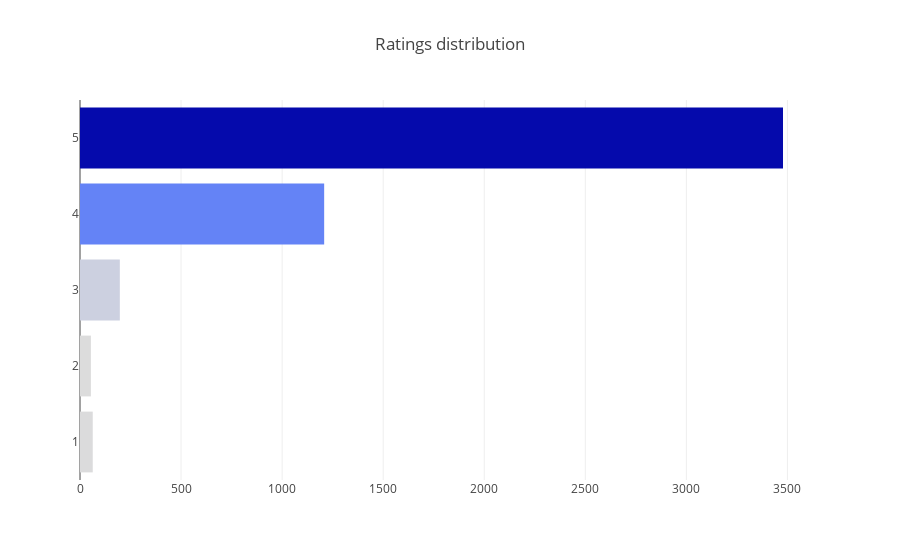

Write notebook code for a chart like this one.
### Code cell
from subprocess import check_output
# print(check_output(["ls", "D:\CS525_IR\Group Project"]).decode("utf8"))
from mpl_toolkits.mplot3d import Axes3D
from mpl_toolkits.mplot3d import proj3d
import seaborn as sns

from IPython.display import HTML
cat_hist = data.groupby('categories',as_index=False).count()
HTML(pd.DataFrame(cat_hist['categories']).to_html())
import nltk 
from nltk import word_tokenize
from nltk.corpus import stopwords
import re
import string
import matplotlib.pyplot as plt
from collections import Counter
import numpy as np
import pandas as pd
from sklearn.feature_extraction.text import CountVectorizer
from sklearn.model_selection import train_test_split
from sklearn.preprocessing import normalize
from sklearn.metrics import f1_score
from sklearn.metrics import accuracy_score
from sklearn.naive_bayes import GaussianNB
def removePunctuation(x):
    x = x.lower()
    x = re.sub(r'[^\x00-\x7f]',r' ',x)
    return re.sub("["+string.punctuation+"]", " ", x)

stops = set(stopwords.words("english"))
def removeStopwords(x):
    filtered_words = [word for word in x.split() if word not in stops]
    return " ".join(filtered_words)
def removeAmzString(x):
    return re.sub(r'[0-9]+ people found this helpful\. Was this review helpful to you Yes No', "", x)

from subprocess import check_output
from wordcloud import WordCloud, STOPWORDS

reviews = [sent if type(sent)==str else "" for sent in data['reviews.title'].values]
reviews = [removeAmzString(sent) for sent in reviews]
#reviews = [removeStopwords(sent) for sent in reviews]
reviews = [removePunctuation(sent) for sent in reviews]

stopwords = set(STOPWORDS)
wordcloud = WordCloud(background_color='white', stopwords=stopwords, max_words=200,
                      max_font_size=40,random_state=42).generate(str(reviews))
plt.figure(figsize=(15,20))
ax1 = plt.subplot2grid((4, 2), (0, 0))
ax2 = plt.subplot2grid((4, 2), (1, 0))
ax3 = plt.subplot2grid((4, 2), (0, 1), rowspan=2)
ax4 = plt.subplot2grid((4, 2), (2, 0), colspan=2,rowspan=2)

rat_hist = data.groupby('reviews.rating',as_index=False).count()
sns.barplot(x=rat_hist['reviews.rating'].values,y=rat_hist['id'].values,ax=ax1)

cat_hist = cat_hist.sort_values(by='id')
sns.barplot(x=cat_hist['categories'].index,y=cat_hist['id'].values,ax=ax3)

hf_hist = data.groupby('reviews.numHelpful',as_index=False).count()[0:30]
sns.barplot(x=hf_hist['reviews.numHelpful'].values.astype(int),y=hf_hist['id'].values,ax=ax2)

ax1.set_title("Reviews Ratings",fontsize=16)
ax3.set_title("Categories",fontsize=16)
ax2.set_title("Helpful Feedback",fontsize=16)
ax4.set_title("Words Cloud",fontsize=16)
ax4.imshow(wordcloud)
ax4.axis('off')
plt.show()

def cleaning(s):
    s = str(s)
    s = s.lower()
    s = re.sub('\s\W',' ',s)
    s = re.sub('\W,\s',' ',s)
    s = re.sub(r'[^\w]', ' ', s)
    s = re.sub("\d+", "", s)
    s = re.sub('\s+',' ',s)
    s = re.sub('[!@#$_]', '', s)
    s = s.replace("co","")
    s = s.replace("https","")
    s = s.replace(",","")
    s = s.replace("[\w*"," ")
    return s
data['reviews.text'] = [cleaning(s) for s in data['reviews.text']]
data['revies.title'] = [cleaning(s) for s in data['reviews.title']]
vectorizer = TfidfVectorizer(stop_words='english',use_idf=True)
model = vectorizer.fit_transform(data['reviews.text'].str.upper())
km = KMeans(n_clusters=5,init='k-means++',max_iter=200,n_init=1)

k=km.fit(model)
terms = vectorizer.get_feature_names()
order_centroids = km.cluster_centers_.argsort()[:,::-1]
for i in range(5):
    print("cluster of words %d:" %i)
    for ind in order_centroids[i,:10]:
        print(' %s' % terms[ind])
    print() 
cnt_srs = data['reviews.rating'].value_counts().head()
trace = go.Bar(
    y=cnt_srs.index[::-1],
    x=cnt_srs.values[::-1],
    orientation = 'h',
    marker=dict(
        color=cnt_srs.values[::-1],
        colorscale = 'Blues',
        reversescale = True
    ),
)

layout = dict(
    title='Ratings distribution',
    )
data1 = [trace]
fig = go.Figure(data=data1, layout=layout)
py.iplot(fig, filename="Ratings")

data['reviews_length']=data['reviews.text'].apply(len)
sns.set(font_scale=2.0)

g = sns.FacetGrid(data,col='reviews.rating',size=5)
g.map(plt.hist,'reviews_length')
#fake reviews
data['reviews.doRecommend'].fillna("Review N/A",inplace=True)
plt.figure(figsize=(10,8))
ax=sns.countplot(data['reviews.doRecommend'])
ax.set_xlabel(xlabel="People's Reviews",fontsize=17)
ax.set_ylabel(ylabel='No. of Reviews',fontsize=17)
ax.axes.set_title('Genuine No. of Reviews',fontsize=17)

### Figure 1 — Plotly figure (JSON) as saved in the notebook; plotly's stock layout.template omitted (floating-point values rounded to 4 significant figures)
{"data": [{"marker": {"color": [54, 63, 197, 1208, 3478], "colorscale": "Blues", "reversescale": true}, "orientation": "h", "type": "bar", "uid": "500acf49-6d90-4e4c-b9d4-9b5883ae7a19", "x": [54, 63, 197, 1208, 3478], "y": [2, 1, 3, 4, 5]}], "layout": {"title": {"text": "Ratings distribution"}}}
